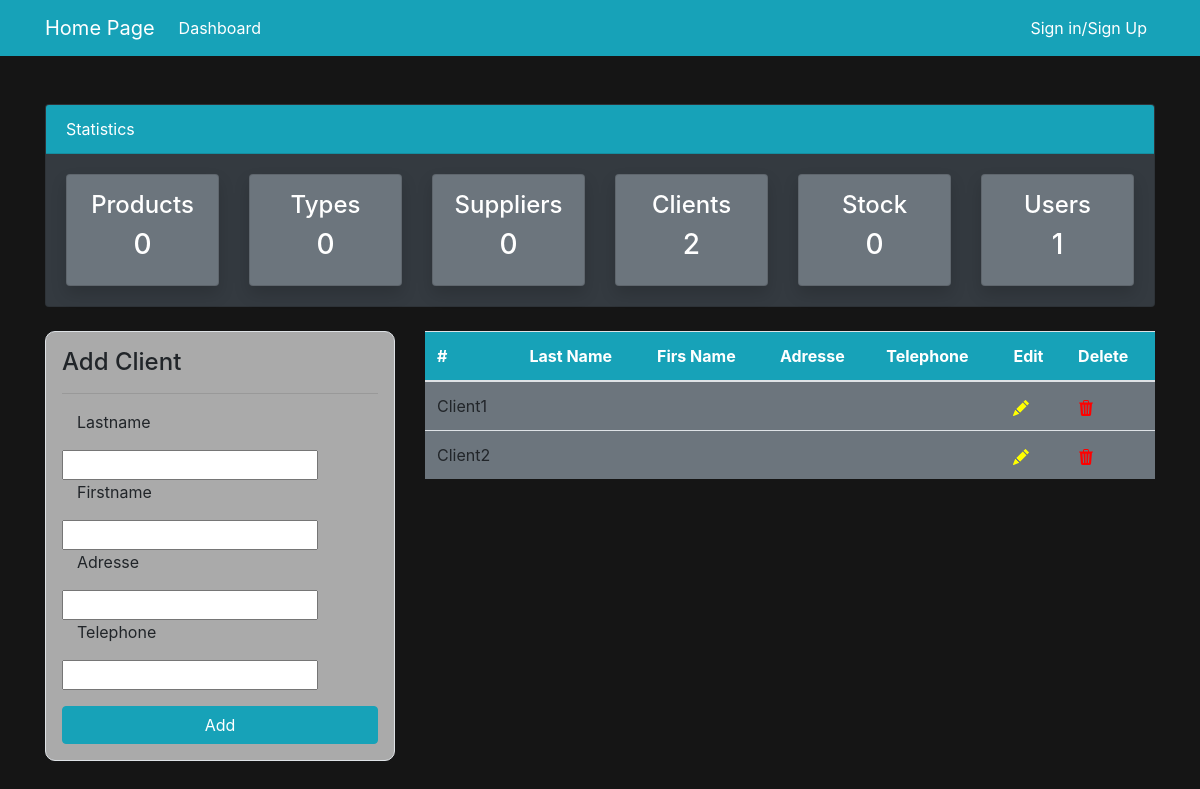
Before: /list_Client/ (signed in) with the older database file.
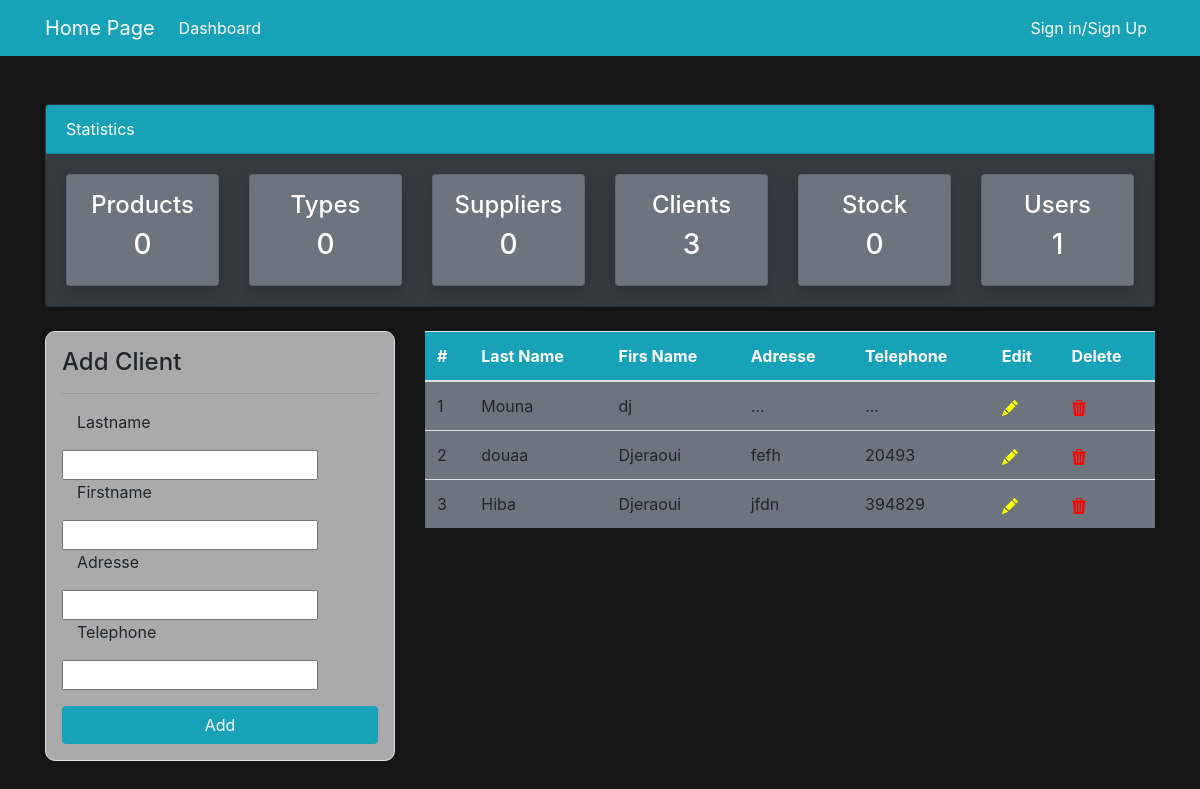
After: the same page with the newer database file.
### GestStockMagasin/models.py (models this page shows, shortened)
class Client (models.Model):
    CodeC = models.AutoField(primary_key= True)
    NomC = models.CharField(max_length=100,default="")
    PrenomC = models.CharField(max_length=100,default="")
    AdresseC = models.CharField(max_length=100,default="")
    TelephoneC = models.CharField(max_length=100,default="")

### GestStockMagasin/views.py (the view)
# urls.py: path('list_Client/',views.afficher_Client, name="dashboard-client"),
@login_required(login_url='dash-login')
def afficher_Client(request):
    prods = Produit.objects.all()
    prod_count = prods.count()
    fours = Fournisseur.objects.all()
    fours_count = fours.count()
    types = TypeProduit.objects.all()
    type_count = types.count()
    users = User.objects.all()
    user_count = users.count()
    Clients = Client.objects.all()
    client_count = Clients.count()
    stock = Stock.objects.all()
    stock_count = stock.count()
    if request.method == 'POST':
        form = ClientForm(request.POST)
        if form.is_valid():
            form.save()
            C_name = form.cleaned_data.get('NomC')
            messages.success(request, f'{C_name} has been added')
            return redirect("dashboard-client")
    else:
        form = ClientForm()
    context = {
        'Clients': Clients,
        'form': form,
        'P_count':prod_count,
        'F_count':fours_count,
        'C_count':client_count,
        'U_count': user_count,
        'T_count':type_count,
        'S_count':stock_count,
    }
    return render(request, 'dashboard/Clients.html', context)

### GestStockMagasin/forms.py
class ClientForm(forms.ModelForm):
    class Meta:
        model = Client
        fields ='__all__'

### GestStockMagasin/templates/dashboard/Clients.html (shortened to what the changed rows need)
<!DOCTYPE html>
<html lang="en">
  <head>
    <link rel="stylesheet" href="GestStockMagasin/static/css/mystyle.css" />
    <link
      rel="stylesheet"
      href="https://cdn.jsdelivr.net/npm/bootstrap@4.6.2/dist/css/bootstrap.min.css"
    />
  </head>
  <body style="background-color: #151515">
    <div class="container">
      <div class="row mt-5">
        <div class="col-md-12">
          <div class="card bg-dark">
            <div class="card-body">
              <div class="row">
                <div class="col-md-2">
                  <a
                    class="text-decoration-none text-white"
                    href="{% url 'dashboard-client' %}"
                  >
                    <div
                      class="card my-card shadow text-center p-3 bg-secondary"
                    >
                      <h4>Clients </h4>
                      <h3>{{ C_count }}</h3>
                    </div>
                  </a>
                </div>
              </div>
            </div>
          </div>
        </div>
      </div>
    </div>
    <div class="container">
      <div class="row my-4">
        <div class="col-md-8">
          <table class="table bg-secondary">
            <thead class="bg-info">
              <tr class="text-white">
                <th scope="col">#</th>
                <th scope="col">Last Name</th>
                <th scope="col">Firs Name</th>
                <th scope="col">Adresse</th>
                <th scope="col">Telephone</th>
                <th scope="col">Edit</th>
                <th scope="col">Delete</th>
              </tr>
            </thead>
            <tbody>
              {% for C in Clients %}
              <tr>
                <td class="text-black">{{ C.CodeC }}</td>
                <td class="text-black">{{ C.NomC }}</td>
                <td class="text-black">{{ C.PrenomC }}</td>
                <td class="text-black">{{ C.AdresseC }}</td>
                <td class="text-black">{{ C.TelephoneC }}</td>
                <td class="text-black">
                  <a href="{% url 'edit-client' C.CodeC %}">
                  </a>
                </td>
                <td class="text-black">
                  <a href="{% url 'delete-client' C.CodeC %}">
                  </a>
                </td>
              </tr>
              {% endfor %}
            </tbody>
          </table>
        </div>
      </div>
    </div>
  </body>
</html>

Changed rows visible on the page:
removed Client: CodeC "Client1"
removed Client: CodeC "Client2"
added Client: CodeC "1", NomC "Mouna", PrenomC "dj", AdresseC "...", TelephoneC "..."
added Client: CodeC "2", NomC "douaa", PrenomC "Djeraoui", AdresseC "fefh", TelephoneC "20493"
added Client: CodeC "3", NomC "Hiba", PrenomC "Djeraoui", AdresseC "jfdn", TelephoneC "394829"
Other visible differences:
{{ C_count }}: "2" → "3"
